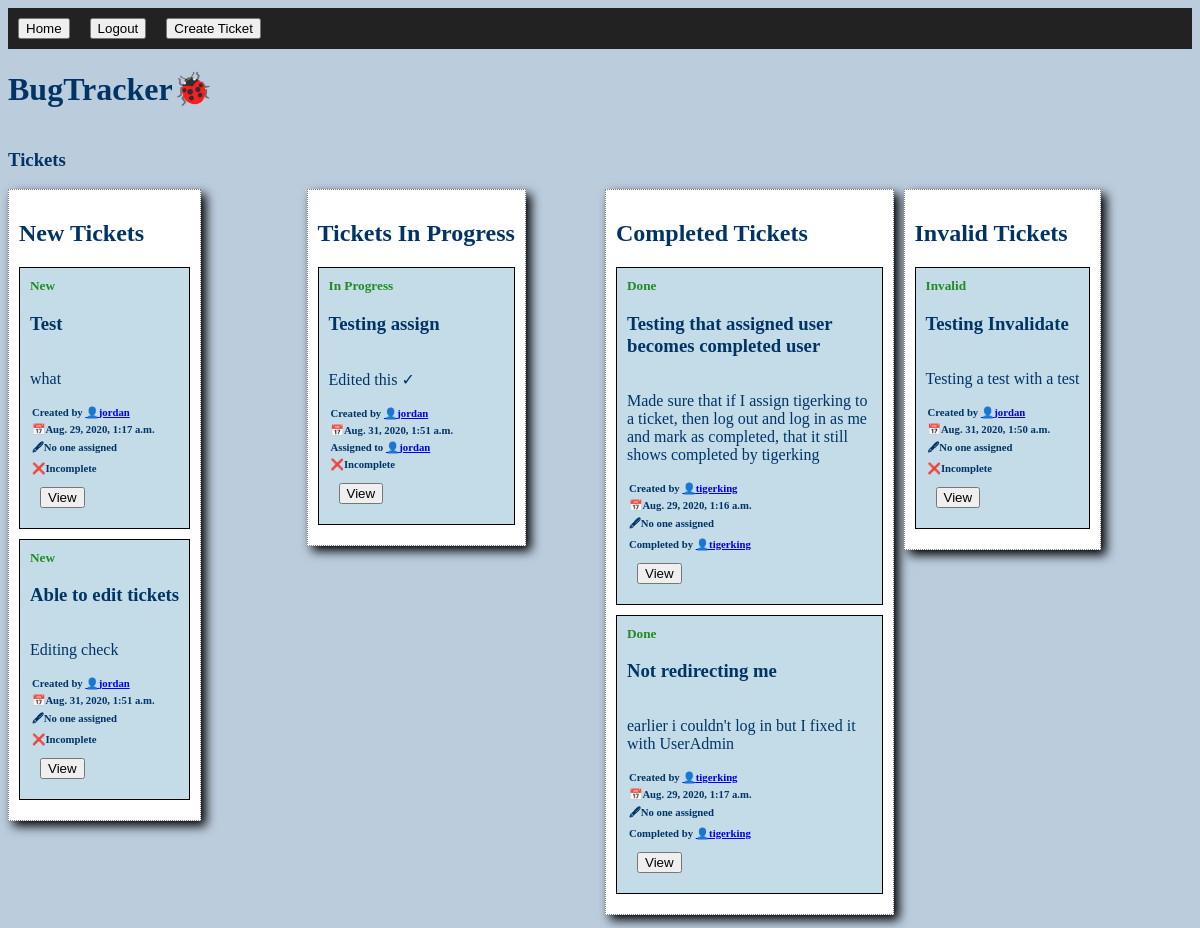
The app's page / (signed in) with its own data.
### bugtrack/models.py (models this page shows, shortened)
class Ticket(models.Model):
    NEW = 'New'
    ASSIGNED = 'In Progress'
    INVALID = 'Invalid'
    COMPLETE = 'Done'
    STATUS_CHOICES = [
        (NEW, 'New'),
        (ASSIGNED, 'In Progress'),
        (INVALID, 'Invalid'),
        (COMPLETE, 'Done')
    ]
    title = models.CharField(max_length=150)
    time_created = models.DateTimeField(default=timezone.now)
    description = models.CharField(max_length=250)
    created_by = models.ForeignKey(CustomUser, on_delete=models.CASCADE, related_name='created_by')
    status = models.CharField(max_length=11, choices=STATUS_CHOICES, default=NEW)
    assigned_to = models.ForeignKey(CustomUser, on_delete=models.CASCADE, default=None, null=True, blank="True", related_name='assigned_to')
    completed_by = models.ForeignKey(CustomUser, on_delete=models.CASCADE, default=None, null=True, blank='True', related_name='completed_by')

### customuser/models.py (models this page shows)
class CustomUser(AbstractUser):
    display_name = models.CharField(max_length=50, unique=True)
    USERNAME_FIELD = 'username'
    REQUIRED_FIELDS = ['display_name']
    def __str__(self):
        return self.username

### bugtrack/views.py (the view)
# urls.py: path('', main, name='main'),
@login_required
def main(request):
    tickets = Ticket.objects.all()
    new = tickets.filter(status='New')
    assigned = tickets.filter(status='In Progress')
    done = tickets.filter(status='Done')
    invalid = tickets.filter(status='Invalid')
    return render(request, 'main.html', {'new': new, 'in_progress': assigned, 'done': done, 'invalid': invalid})

### templates/main.html (shortened to what this page needs)
<!DOCTYPE html>
<html lang="en">
<head>
</head>
<body>
    <header>{% include './partials/header.html' %}</header>
    <div>
        <h1>BugTracker🐞</h1>
        <h3 id="title">Tickets</h3>
    </div>
    <div id="container">
        <div id="new" class='status'>
            <h2>New Tickets</h2>
            {% for ticket in new %}
                <div>
                    {% include "./partials/ticket.html" %}
                </div>
            {% endfor %}
        </div>
        <div id='assigned' class='status'>
            <h2>Tickets In Progress</h2>
            {% for ticket in in_progress %}
                <div>
                    {% include './partials/ticket.html' %}
                </div>
            {% endfor %}
        </div>
        <div id='done' class='status'>
            <h2>Completed Tickets</h2>
            {% for ticket in done %}
                <div>
                    {% include './partials/ticket.html' %}
                </div>
            {% endfor %}
        </div>
        <div id='invalid' class='status'>
            <h2>Invalid Tickets</h2>
            {% for ticket in invalid %}
                <div>
                    {% include './partials/ticket.html' %}
                </div>
            {% endfor %}
        </div>
    </div>
</body>
</html>

### templates/partials/ticket.html
{% block generic_ticket %}
<div id="ticket">
    <div>
        <h5>{{ ticket.status }}</h5>
        <h3>{{ ticket.title }}</h3>
        <p>{{ ticket.description }}</p>
        <h6>Created by <a href="/user/{{ ticket.created_by.id }}">👤{{ ticket.created_by }}</a></h6>
        <h6>📅{{ ticket.time_created }}</h6>
        {% if ticket.assigned_to is not None %}
            <h6>Assigned to <a href="/user/{{ ticket.assigned_to.id }}">👤{{ ticket.assigned_to }}</a></h6>
        {% else %}
            <h6>🖋No one assigned</h6>
        {% endif %}
        {% if ticket.completed_by is not None %}
            <h6>Completed by <a href="/user/{{ ticket.completed_by.id }}">👤{{ ticket.completed_by }}</a></h6>
        {% else %}
            <h6>❌Incomplete</h6>
        {% endif %}
    </div>
    <a href="/ticket/{{ ticket.id }}/"><button>View</button></a>
</div>
{% endblock %}

### templates/main.html (style rules this page uses)
body { background-color: #bbccdd; color: #003366; font-family: "Victor Mono"; }
#container { display: grid; grid-template-columns: repeat(4, 1fr); grid-column-gap: 10px; place-items: baseline; }
div { display: grid; }
#ticket { display: grid; border: 1px black solid; box-shadow: 10px black; margin-bottom: 10px; padding: 10px; background-color: #c4dce8; }
.status { display: grid; border: 1px grey dotted; margin-bottom: 5px; padding: 10px; background-color: white; box-shadow: 5px 5px 10px black; }
h6 { margin: 0px; padding: 2px; }
h5 { margin: 0px; color: forestgreen; }
button { margin: 10px; }
header { display: flex; flex-direction: row; background-color: #222222; }

### records on screen
Ticket: status "New", title "Test", description "what", created_by "jordan", time_created "Aug. 29, 2020, 1:17 a.m.", shows "🖋No one assigned", shows "❌Incomplete"
Ticket: status "New", title "Able to edit tickets", description "Editing check", created_by "jordan", time_created "Aug. 31, 2020, 1:51 a.m.", shows "🖋No one assigned", shows "❌Incomplete"
Ticket: status "In Progress", title "Testing assign", description "Edited this ✓", created_by "jordan", time_created "Aug. 31, 2020, 1:51 a.m.", assigned_to "jordan", shows "❌Incomplete"
Ticket: status "Done", title "Testing that assigned user becomes completed user", description "Made sure that if I assign tigerking to a ticket, then log out and log in as me and mark as completed, that it still shows completed by tigerking", created_by "tigerking", time_created "Aug. 29, 2020, 1:16 a.m.", shows "🖋No one assigned", completed_by "tigerking"
Ticket: status "Done", title "Not redirecting me", description "earlier i couldn't log in but I fixed it with UserAdmin", created_by "tigerking", time_created "Aug. 29, 2020, 1:17 a.m.", shows "🖋No one assigned", completed_by "tigerking"
Ticket: status "Invalid", title "Testing Invalidate", description "Testing a test with a test", created_by "jordan", time_created "Aug. 31, 2020, 1:50 a.m.", shows "🖋No one assigned", shows "❌Incomplete"
